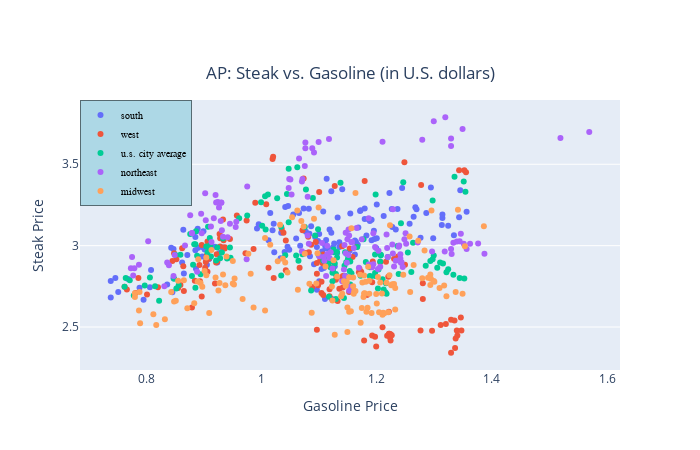

The code cell stored with this chart in its notebook:
### Markdown cell above
## Task 3: Any relationship between gasoline price and other items' price?

We want to see if there is a relationship between gasoline and steak price.

Create the following plot. Your figure should look similar (though not necessarily identical)

![Task 3](./images/task3.png)

### Code cell
###BEGIN SOLUTION
selected_col = ['area_code','year', 'period', 'value', 'item_code', 'item_name']
years = [1980, 2023]

df31 = df_food_price[selected_col]
df31 = df31[(df31.year >= years[0]) & (df31.year <= years[1])]
df32 = df_gasoline_price[selected_col]
df32 = df32[(df32.year >= years[0]) & (df32.year <= years[1])]

df3 = pd.merge(df31, df32, on = ['area_code', 'year', 'period'], suffixes=('_food', '_gas'), how = 'inner')
#df3

food_item = 'steak, round, usda choice, boneless, per lb. (453.6 gm)'
gas_item = 'gasoline, leaded regular (cost per gallon/3.8 liters)'

df_scatter = df3[(df3['item_name_food'] == food_item) & (df3['item_name_gas'] == gas_item)]
df_scatter = pd.merge(df_scatter, df_area, on = 'area_code')
df_scatter.sort_values(by = ['value_gas'], ascending = True, inplace = True)
uniq_area_codes = df_scatter['area_code'].unique()


data = []

for ac in uniq_area_codes:
        df = df_scatter[df_scatter['area_code'] == ac].copy()       

        trace = go.Scatter(x = df.value_gas, y = df.value_food,
                        mode = "markers",
                        name = df['area_name'].values[0],
                        #marker = dict(color = 'rgba(16, 112, 2, 0.8)'),
                        text= df.year.astype(str))

        data.append(trace)
        
        
        
        
layout = go.Layout(
            width=700, height=450,    
            title=go.layout.Title(text='AP: Steak vs. Gasoline (in U.S. dollars)', 
                                  y = 0.85, x = 0.5, xanchor = 'center', yanchor = 'top'),
            legend = dict(y = 1, x = 0, title_font_family="Times New Roman",
                          font=dict(
                                    family="Courier",
                                    size=10,
                                    color="black"),
                          bgcolor="LightBlue",
                          bordercolor="Black",
                          borderwidth=0.5),
            xaxis=dict(title = 'Gasoline Price', showgrid=False),
            yaxis=dict(title= 'Steak Price', showgrid=True),
            showlegend=True
        )

fig = go.Figure(data = data, layout = layout)
fig.show()

###END SOLUTION

### Figure 1 — Plotly figure (JSON) as saved in the notebook; plotly's stock layout.template omitted (floating-point values rounded to 4 significant figures; data arrays with more than 128 entries replaced by an {"elided": "..."} marker saying what was removed)
{"data": [{"mode": "markers", "name": "south", "text": {"elided": "136 str values"}, "type": "scatter", "x": {"elided": "136 float values"}, "y": {"elided": "136 float values"}}, {"mode": "markers", "name": "west", "text": {"elided": "136 str values"}, "type": "scatter", "x": {"elided": "136 float values"}, "y": {"elided": "136 float values"}}, {"mode": "markers", "name": "u.s. city average", "text": {"elided": "136 str values"}, "type": "scatter", "x": {"elided": "136 float values"}, "y": {"elided": "136 float values"}}, {"mode": "markers", "name": "northeast", "text": {"elided": "136 str values"}, "type": "scatter", "x": {"elided": "136 float values"}, "y": {"elided": "136 float values"}}, {"mode": "markers", "name": "midwest", "text": {"elided": "136 str values"}, "type": "scatter", "x": {"elided": "136 float values"}, "y": {"elided": "136 float values"}}], "layout": {"height": 450, "legend": {"bgcolor": "LightBlue", "bordercolor": "Black", "borderwidth": 0.5, "font": {"color": "black", "family": "Courier", "size": 10}, "title": {"font": {"family": "Times New Roman"}}, "x": 0, "y": 1}, "showlegend": true, "title": {"text": "AP: Steak vs. Gasoline (in U.S. dollars)", "x": 0.5, "xanchor": "center", "y": 0.85, "yanchor": "top"}, "width": 700, "xaxis": {"autorange": true, "range": [0.6846, 1.622], "showgrid": false, "title": {"text": "Gasoline Price"}, "type": "linear"}, "yaxis": {"autorange": true, "range": [2.236, 3.895], "showgrid": true, "title": {"text": "Steak Price"}, "type": "linear"}}}
